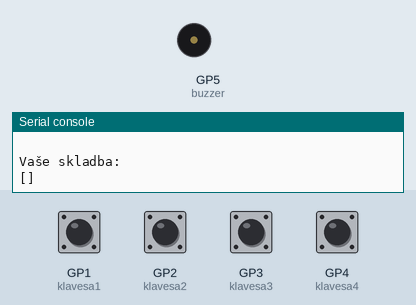
Bench run of a program on a simulated Raspberry Pi Pico running MicroPython. On the bench: buzzer (waves = sounding), the last lines printed to the serial console. Inputs (shaded band) come from the test bench; at power-on: GP1 (klavesa1), GP2 (klavesa2), GP3 (klavesa3), GP4 (klavesa4) LOW.

Above: at 1.2 s.
1.3 s: GP1 (klavesa1) pulled HIGH for 0.15 s
At 1.45 s:
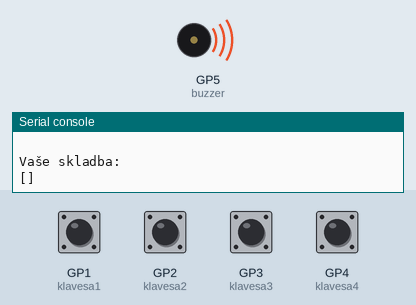
3.1 s: GP2 (klavesa2) pulled HIGH for 0.15 s
At 3.7 s:
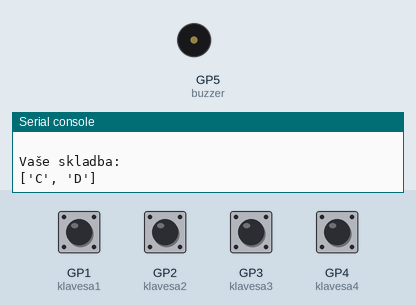
4.9 s: GP3 (klavesa3) pulled HIGH for 0.15 s
At 5.05 s:
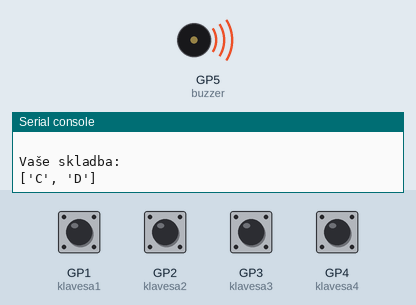
6.7 s: GP4 (klavesa4) pulled HIGH for 0.15 s
At 7.6 s:
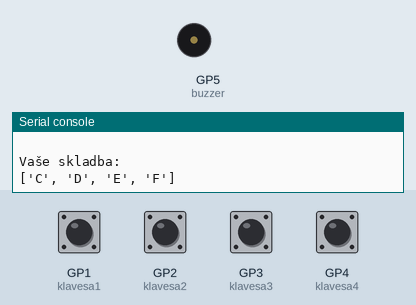
8.5 s: GP1 (klavesa1) pulled HIGH for 1 s
At 8.8 s:
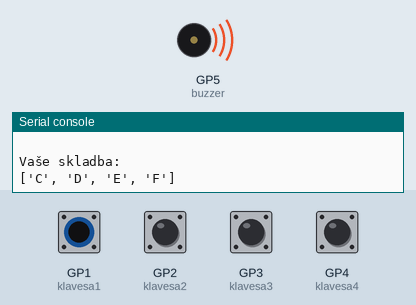
11.2 s: GP2 (klavesa2) pulled HIGH for 1 s
At 12.8 s:
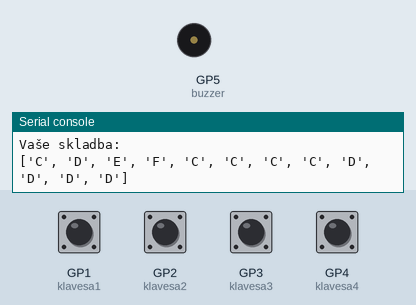
Timing chart, 0 to 14.3 s (numbered marks = the images above; inputs shaded):
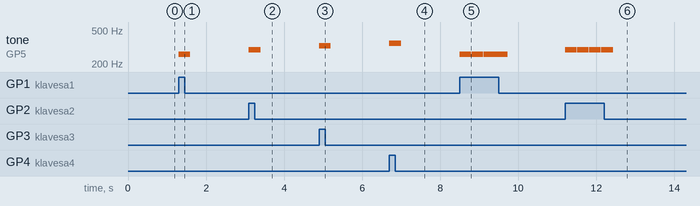

The program:

blink.py
```python
import machine,time


# Noty:
    #button1 --> C
    #button2 --> D
    #button3 --> E
    #button4 --> F


klavesa1 = machine.Pin(1,machine.Pin.IN,machine.Pin.PULL_DOWN)
klavesa2 = machine.Pin(2,machine.Pin.IN,machine.Pin.PULL_DOWN)
klavesa3 = machine.Pin(3,machine.Pin.IN,machine.Pin.PULL_DOWN)
klavesa4 = machine.Pin(4,machine.Pin.IN,machine.Pin.PULL_DOWN)

buzzer  = machine.PWM(machine.Pin(5))

notaC = 261
notaD = 294
notaE = 329
notaF = 349
skladba = []
pisen = []

def play_tone(frequency):
    buzzer.freq(frequency)
    buzzer.duty_u16(5000)
    time.sleep(0.3)
    buzzer.duty_u16(0)

def tisk():
    for i in range(100):
        print(" ")

    print("button1 --> C")
    print("button2 --> D")
    print("button3 --> E")
    print("button4 --> F")
    print(" ")
    print("Vaše skladba:")
    print(skladba)

tisk()

while True:

    if (klavesa1.value() == 1) and (klavesa2.value() == 1):
        time.sleep(1)
        for nota in range(len(pisen)):
            play_tone(pisen[nota])
        tisk()

    if (klavesa3.value() == 1) and (klavesa4.value() == 1):
        time.sleep(1)
        pisen = []
        skladba = []
        tisk()

    if klavesa1.value() == 1:
        play_tone(notaC)
        pisen.append(notaC)
        skladba.append("C")
        tisk()

    if klavesa2.value() == 1:
        play_tone(notaD)
        pisen.append(notaD)
        skladba.append("D")
        tisk()

    if klavesa3.value() == 1:
        play_tone(notaE)
        pisen.append(notaE)
        skladba.append("E")
        tisk()


    if klavesa4.value() == 1:
        play_tone(notaF)
        pisen.append(notaF)
        skladba.append("F")
        tisk()
```

Measured:
- after the input at 1.3 s, tone on GP5 (buzzer): silent → 261 Hz at once, → silent 0.30 s later
- after the input at 3.1 s, tone on GP5 (buzzer): silent → 294 Hz at once, → silent 0.30 s later
- after the input at 4.9 s, tone on GP5 (buzzer): silent → 329 Hz at once, → silent 0.30 s later
- after the input at 6.7 s, tone on GP5 (buzzer): silent → 349 Hz at once, → silent 0.30 s later
- after the input at 8.5 s, tone on GP5 (buzzer): alternates 261 Hz for 0.30 s and silent for 0.01 s, 8 changes in all, then stays silent, starting at once
- after the input at 11.2 s, tone on GP5 (buzzer): alternates 294 Hz for 0.30 s and silent for 0.01 s, 8 changes in all, then stays silent, starting at once
